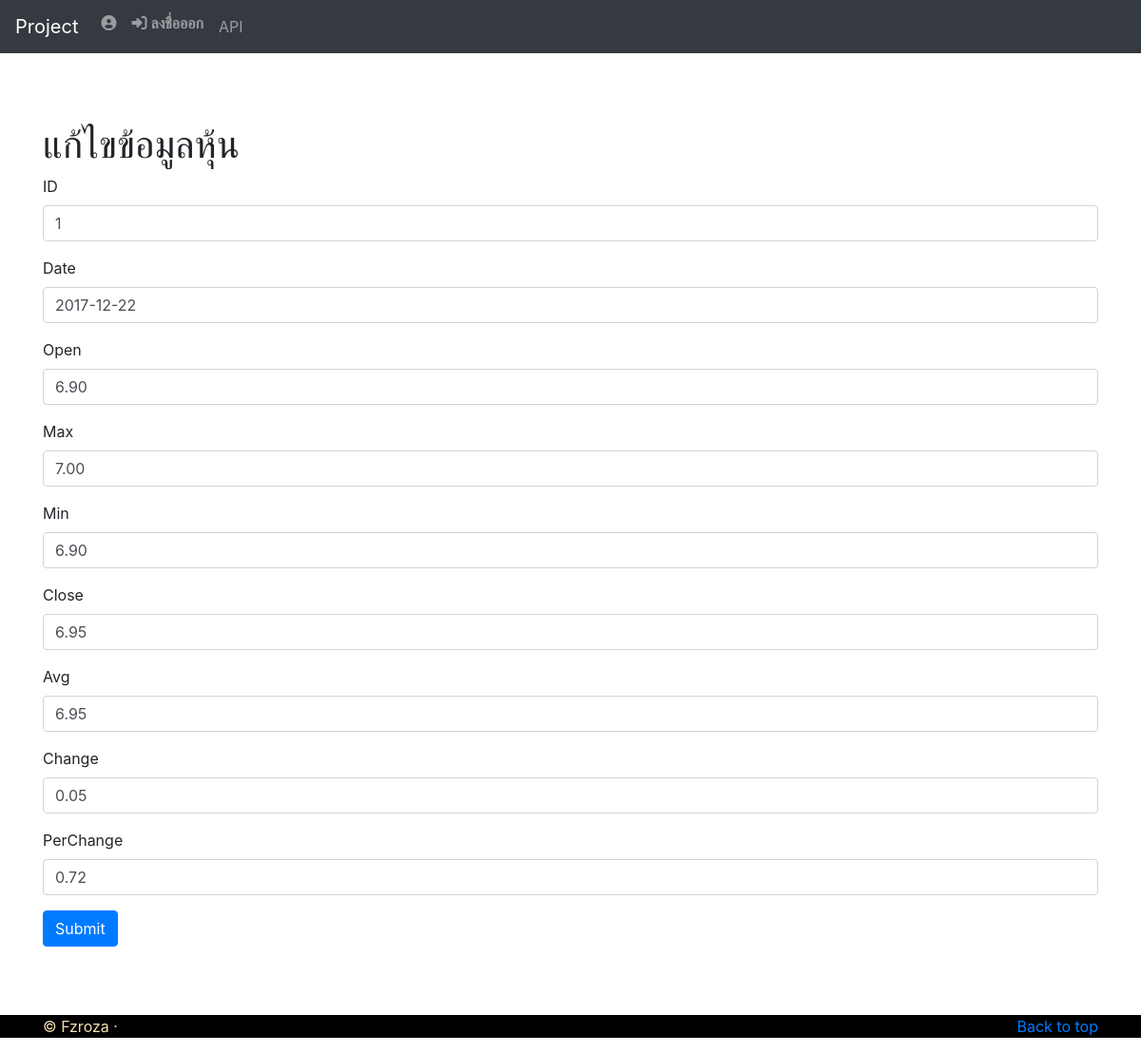
Page /update.php?P_ID=1 on the committed database.
### tables this page shows
CREATE TABLE `hoon` (
  `P_ID` int(11) NOT NULL,
  `P_Name` varchar(50) NOT NULL,
  `P_Date` date NOT NULL,
  `P_Open` varchar(50) NOT NULL,
  `P_Max` varchar(50) NOT NULL,
  `P_Min` varchar(50) NOT NULL,
  `P_Close` varchar(50) NOT NULL,
  `P_Avg` varchar(50) NOT NULL,
  `P_Change` varchar(50) NOT NULL,
  `P_PerChange` varchar(50) NOT NULL
);

### update.php (the view, shortened to what this page needs)
<?php
    $dbcon = mysqli_connect("localhost","root","","logindb") or die(mysqli_error());
    mysqli_set_charset($dbcon,'utf8');
    $session_login_id = $_SESSION['login_id'];
    $qre_user = "SELECT * FROM tb_login WHERE login_id='$session_login_id'";
    $result_user = mysqli_query($dbcon,$qre_user);
    if($result_user){
        $row_user = mysqli_fetch_array($result_user,MYSQLI_ASSOC);
        $s_login_username = $row_user['login_username'];
    }
?>
<!DOCTYPE html>
<html lang="en">
<head>
    <link rel="stylesheet" href="https://maxcdn.bootstrapcdn.com/bootstrap/4.0.0-beta.2/css/bootstrap.min.css"
>
        <link rel="stylesheet" href="font-awesome/css/font-awesome.css">
</head>
<body>
<nav class="navbar navbar-expand-lg navbar-dark bg-dark">
        <a class="navbar-brand" href="main.php">Project</a>
        <div class="collapse navbar-collapse" id="navbarText">
          <ul class="navbar-nav">
            <li class="nav-item">
              <a class="nav-link fa fa-user-circle" href="main.php"> <?php echo"$s_login_username";?></a>
            </li>
            <li class="nav-item">
              <a class="nav-link fa fa-sign-in" href="logout.php"> ลงชื่อออก</a>
            </li>
            <li class="nav-item">
                        <a class="nav-link" href="api_google_map.php">API</a>
                </li>
          </ul>
        </div>
      </nav>
    <br><br><br>
      <?php
        $hen = $_GET['P_ID'];
        $q ="SELECT * FROM `hoon` WHERE P_ID='$hen'";
        $res = mysqli_query($dbcon,$q);
        $row = mysqli_fetch_array($res);
      ?>
    <div class="container">
    <h1>แก้ไขข้อมูลหุ้น</h1>
        <form action="updatedata.php" method="POST" enctype="multipart/form-data">
            <div class="form-group">
                <label for="ID">ID</label>
                <input type="text" class="form-control" name="id" aria-describedby="id" placeholder="id" value="<?php echo $row['P_ID'] ?>">
            </div>
            <div class="form-group">
                <label for="date">Date</label>
                <input type="text" class="form-control" name="date" aria-describedby="date" placeholder="xxxxx" value="<?php echo $row['P_Date']?>">
            </div>
            <div class="form-group">
                <label for="open">Open</label>
                <input type="text" class="form-control" name="open" rows="3" value="<?php echo $row['P_Open'] ?>">
            </div>
            <div class="form-group">
                <label for="max">Max</label>
                <input type="text" class="form-control" name="max" aria-describedby="max" placeholder="xxxxx" value="<?php echo $row['P_Max'] ?>">
            </div>
            <div class="form-group">
                <label for="min">Min</label>
                <input type="text" class="form-control" name="min" aria-describedby="min" placeholder="0xxxxxxxx" value="<?php echo $row['P_Min'] ?>">
            </div>
            <div class="form-group">
                <label for="close">Close</label>
                <input type="text" class="form-control" name="close" aria-describedby="close" value="<?php echo $row['P_Close'] ?>">
            </div>
            <div class="form-group">
                <label for="avg">Avg</label>
                <input type="text" class="form-control" name="avg" aria-describedby="avg" value="<?php echo $row['P_Avg'] ?>">
            </div>
            <div class="form-group">
                <label for="change">Change</label>
                <input type="text" class="form-control" name="change" aria-describedby="change" value="<?php echo $row['P_Change'] ?>">
            </div>
            <div class="form-group">
                <label for="per">PerChange</label>
                <input type="text" class="form-control" name="per" aria-describedby="per" value="<?php echo $row['P_PerChange'] ?>">
            </div>
            <button type="submit" class="btn btn-primary">Submit</button>
            </div>
    <br><br><br>
    <div style="background-color:black;">
    <footer class="container" style="color:wheat;">
      <p class="float-right"><a href="#">Back to top</a></p>
      <p>&copy; Fzroza &middot; </p>
    </footer>
    </div>
</body>
</html>

### rows in the picture
hoon: id "1", date "2017-12-22", open "6.90", max "7.00", min "6.90", close "6.95", avg "6.95", change "0.05", per "0.72"
